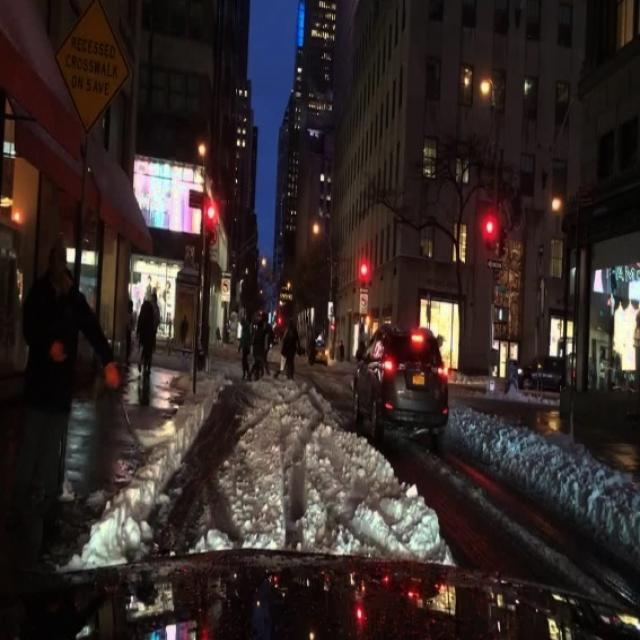
#> input picture dataset/valid/images/05476b39-9d783f66_augmented_1_jpg.rf.4179a5439da2bd8cc4db546361928bf0.jpg, 640 x 640 px; its folder holds only this picture in this run
$ python preprocessing.py
#> lines starting #> are read from the running program, lines starting #| are printed output that depends on the picture
#> further down, test_img is the input picture: shape (640, 640, 3); mean B, G, R 39.6, 41.6, 52.3
"""Adaptive illumination preprocessing module for Low-light Pedestrian Detection.

This module provides deterministic, high-throughput image enhancement techniques:
1. L-channel CLAHE (Contrast Limited Adaptive Histogram Equalization) in CIE L*a*b* space.
2. Non-linear Gamma Correction using an optimized 256-element Lookup Table (LUT).

These functions enhance low-light pedestrian silhouettes and edge features
without corrupting chromaticity channels or incurring heavy deep-learning latency.
"""

from pathlib import Path
from typing import Optional, Tuple
import cv2
import numpy as np


# Configuration Constants
DEFAULT_CLAHE_CLIP_LIMIT: float = 2.0
DEFAULT_CLAHE_TILE_GRID: Tuple[int, int] = (8, 8)
DEFAULT_GAMMA_VALUE: float = 0.6  # Values < 1.0 lift dark shadow regions


def apply_clahe_lab(
    image: np.ndarray,
    clip_limit: float = DEFAULT_CLAHE_CLIP_LIMIT,
    tile_grid_size: Tuple[int, int] = DEFAULT_CLAHE_TILE_GRID,
) -> np.ndarray:
    """Enhance luminance contrast using CLAHE applied solely to the L* channel.

    Converts an input BGR image into the CIE L*a*b* color space, isolates the
    lightness (L*) channel, applies Contrast Limited Adaptive Histogram Equalization,
    and recombines with original chrominance (a*, b*) channels. This prevents
    unwanted color cast shifts and noise over-amplification.

    Args:
        image: Input 3-channel image in BGR format (uint8, shape [H, W, 3]).
        clip_limit: Threshold for contrast limiting in CLAHE.
        tile_grid_size: Number of rectangular grid tiles for local histogram equalisation.

    Returns:
        Enhanced 3-channel image in BGR format (uint8, shape [H, W, 3]).

    Raises:
        ValueError: If input image is empty or not 3-channel uint8.
    """
#> called with clip_limit = 2, tile_grid_size = (8, 8)
    if image is None or image.size == 0:
        raise ValueError("Input image cannot be None or empty.")
    if len(image.shape) != 3 or image.shape[2] != 3:
        raise ValueError(f"Expected 3-channel image, got shape: {image.shape}")

    # Convert BGR to CIE L*a*b* color space
    lab_image: np.ndarray = cv2.cvtColor(image, cv2.COLOR_BGR2LAB)
#> lab_image: shape (640, 640, 3); mean of channels 0, 1, 2 44.6, 132.9, 131.2
    l_channel, a_channel, b_channel = cv2.split(lab_image)
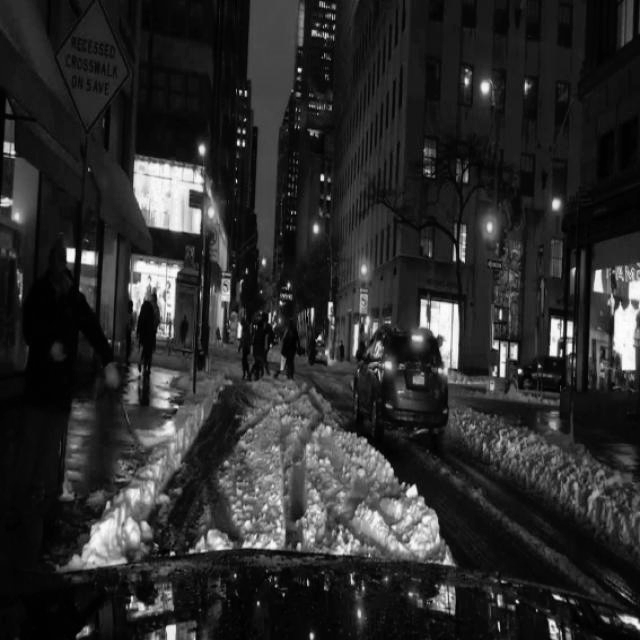
#> l_channel: shape (640, 640); min 0, max 254, mean 44.6
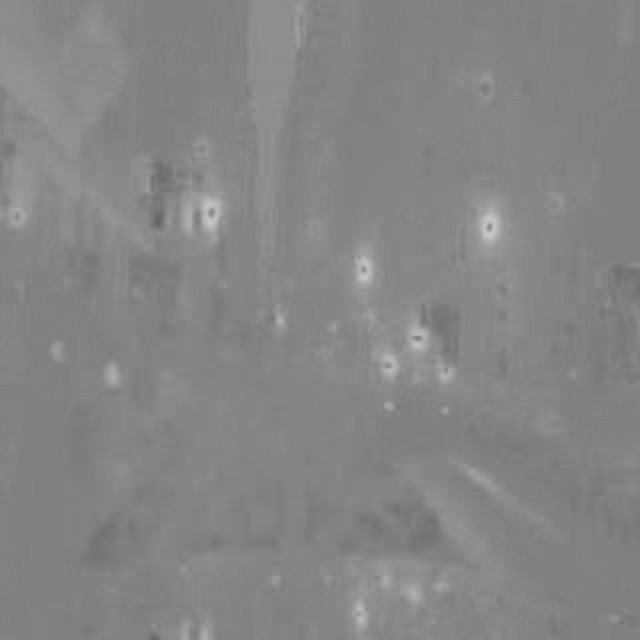
#> a_channel: shape (640, 640); min 99, max 201, mean 132.9
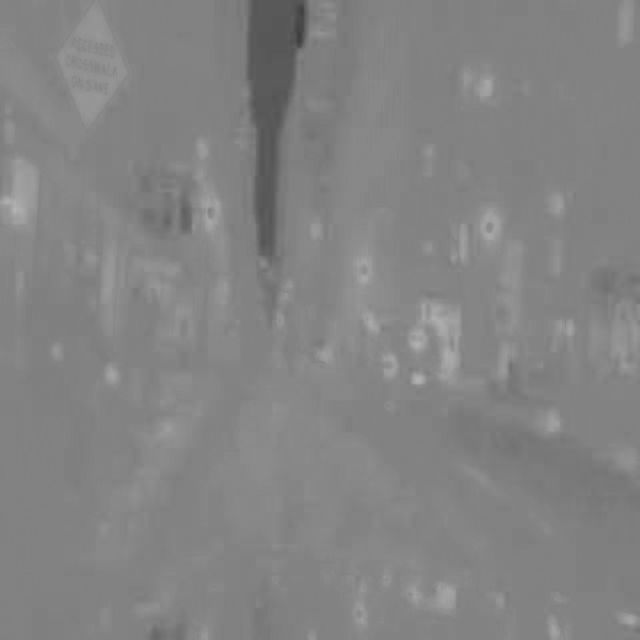
#> b_channel: shape (640, 640); min 61, max 180, mean 131.2

    # Apply CLAHE to the lightness channel only
    clahe: cv2.CLAHE = cv2.createCLAHE(
        clipLimit=clip_limit, tileGridSize=tile_grid_size
    )
    enhanced_l: np.ndarray = clahe.apply(l_channel)
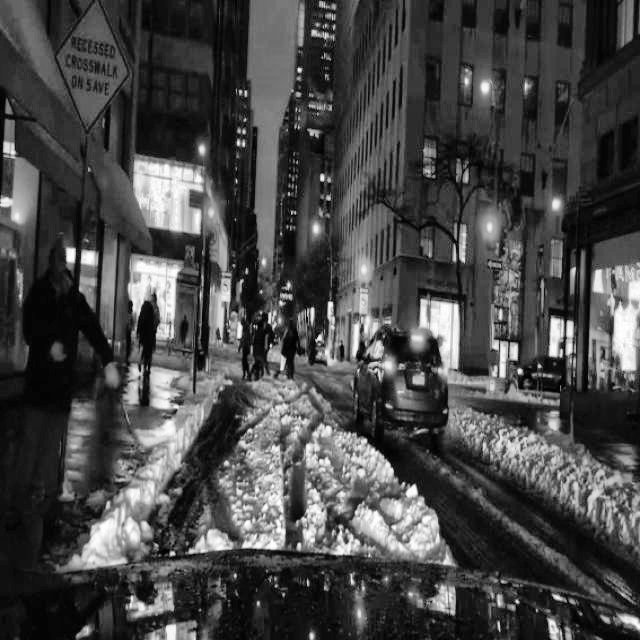
#> enhanced_l: shape (640, 640); min 0, max 255, mean 70.8

    # Merge channels and convert back to BGR
    merged_lab: np.ndarray = cv2.merge((enhanced_l, a_channel, b_channel))
#> merged_lab: shape (640, 640, 3); mean of channels 0, 1, 2 70.8, 132.9, 131.2
    return cv2.cvtColor(merged_lab, cv2.COLOR_LAB2BGR)
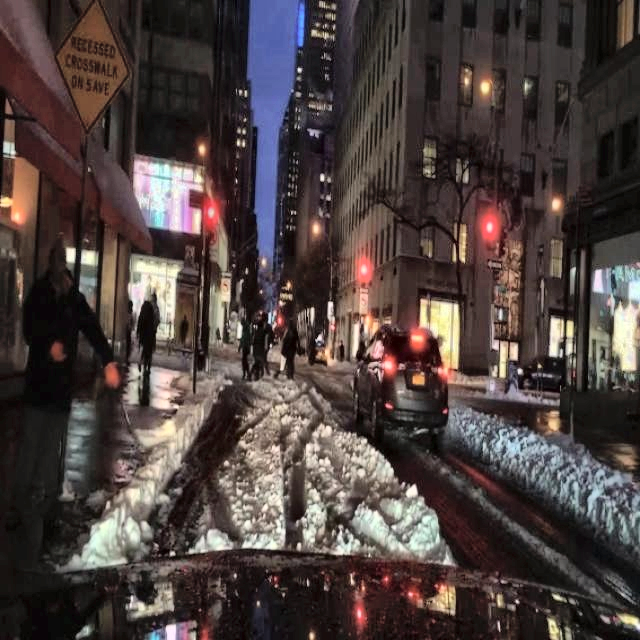
#> returned value: shape (640, 640, 3); mean B, G, R 63.4, 65.6, 76.9


def apply_gamma_correction(
    image: np.ndarray,
    gamma: float = DEFAULT_GAMMA_VALUE,
) -> np.ndarray:
    """Apply non-linear tonal adjustment using an optimized Lookup Table (LUT).

    Transforms pixel intensities via the power-law equation I_out = 255 * (I_in / 255)^(gamma).
    For gamma < 1.0, shadow details are expanded while bright highlights are preserved.

    Args:
        image: Input image in BGR or grayscale format (uint8).
        gamma: Exponent parameter. Values < 1.0 brighten dark regions.

    Returns:
        Gamma-corrected image with identical dtype and spatial dimensions.

    Raises:
        ValueError: If input image is empty or gamma <= 0.
    """
#> called with gamma = 0.6
    if image is None or image.size == 0:
        raise ValueError("Input image cannot be None or empty.")
    if gamma <= 0:
        raise ValueError(f"Gamma parameter must be strictly positive, got: {gamma}")

    # Construct 256-element LUT mapping input [0..255] to output [0..255]
    inv_gamma: float = 1.0 / gamma
    lut_values: np.ndarray = np.array(
        [((i / 255.0) ** inv_gamma) * 255 for i in range(256)],
        dtype=np.uint8,
    )

    # Execute hardware-accelerated lookup
    return cv2.LUT(image, lut_values)


def create_comparison_grid(
    image: np.ndarray,
    output_path: Optional[Path] = None,
) -> np.ndarray:
    """Generate a horizontal comparison canvas: Original, CLAHE, and Gamma.

    Args:
        image: Original input BGR image.
        output_path: Optional file path to save the generated comparison image.

    Returns:
        Horizontal concatenated BGR image with descriptive labels.
    """
    clahe_img: np.ndarray = apply_clahe_lab(image)
    gamma_img: np.ndarray = apply_gamma_correction(image)

    # Annotate labels onto images
    def annotate(img: np.ndarray, text: str) -> np.ndarray:
#> called with text = 'Original (Low-Light)'
        annotated: np.ndarray = img.copy()
        cv2.rectangle(annotated, (0, 0), (260, 36), (0, 0, 0), -1)
        cv2.putText(
            annotated,
            text,
            (10, 25),
            cv2.FONT_HERSHEY_SIMPLEX,
            0.7,
            (255, 255, 255),
            2,
            cv2.LINE_AA,
        )
        return annotated

    panel_orig: np.ndarray = annotate(image, "Original (Low-Light)")
    panel_clahe: np.ndarray = annotate(clahe_img, "CLAHE (L-Channel)")
    panel_gamma: np.ndarray = annotate(gamma_img, f"Gamma (gamma={DEFAULT_GAMMA_VALUE})")
#> call 3 of annotate, with text = 'Gamma (gamma=0.6)'
#> in annotate (call 3), `cv2.putText( annotated, text, (10, 25), cv2.FONT_HERSHEY_SIMPLEX, 0.7,..`:
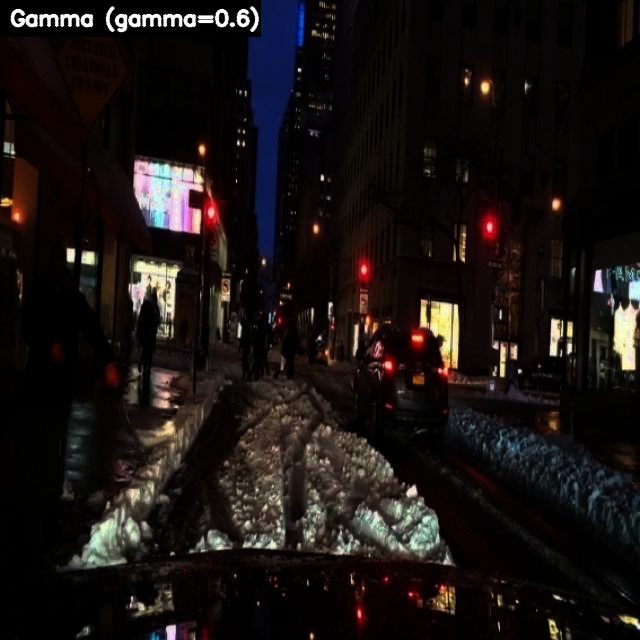
#> annotated: shape (640, 640, 3); mean B, G, R 19.4, 20.7, 26.4

    grid: np.ndarray = np.hstack([panel_orig, panel_clahe, panel_gamma])
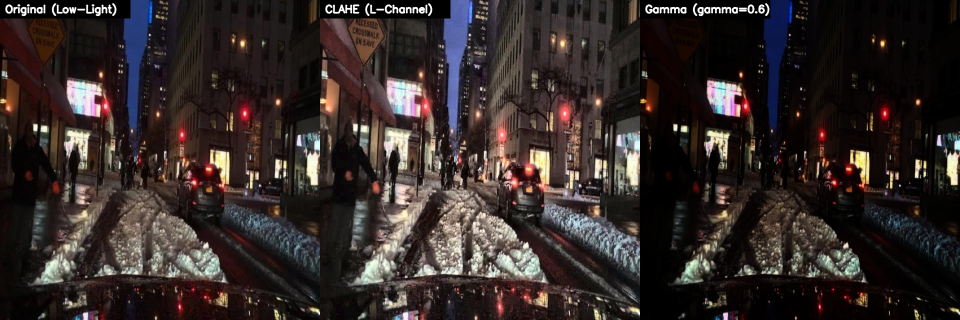
#> grid: shape (640, 1920, 3) (shown at 1/2 size); mean B, G, R 41, 42.9, 52

    if output_path is not None:
        output_path.parent.mkdir(parents=True, exist_ok=True)
        cv2.imwrite(str(output_path), grid)

    return grid


if __name__ == "__main__":
    # Test on a sample validation image if available
    sample_dir: Path = Path("dataset/valid/images")
    if sample_dir.exists():
        sample_files = list(sample_dir.glob("*.jpg"))
        if sample_files:
            test_img: np.ndarray = cv2.imread(str(sample_files[0]))
            out_file: Path = Path("results/preprocessing/sample_enhancement_comparison.png")
            create_comparison_grid(test_img, output_path=out_file)
            print(f"[INFO] Successfully created enhancement comparison at: {out_file}")

$ run again, on dataset/valid/images/10c7cb24-2c879d22_augmented_1_jpg.rf.6f1f24484ecfeb06704080785f6f7477.jpg
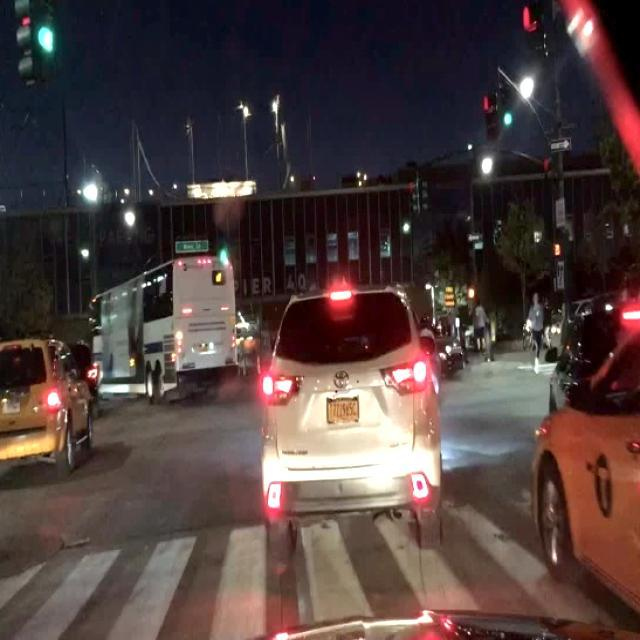
#> input picture dataset/valid/images/10c7cb24-2c879d22_augmented_1_jpg.rf.6f1f24484ecfeb06704080785f6f7477.jpg, 640 x 640 px
#> test_img is the input picture: shape (640, 640, 3); mean B, G, R 61.9, 63.7, 79.9
#> lab_image: shape (640, 640, 3); mean of channels 0, 1, 2 70.9, 135, 131.7
#> merged_lab: shape (640, 640, 3); mean of channels 0, 1, 2 89.8, 135, 131.7
#> in annotate (call 3), `cv2.putText( annotated, text, (10, 25), cv2.FONT_HERSHEY_SIMPLEX, 0.7,..`:
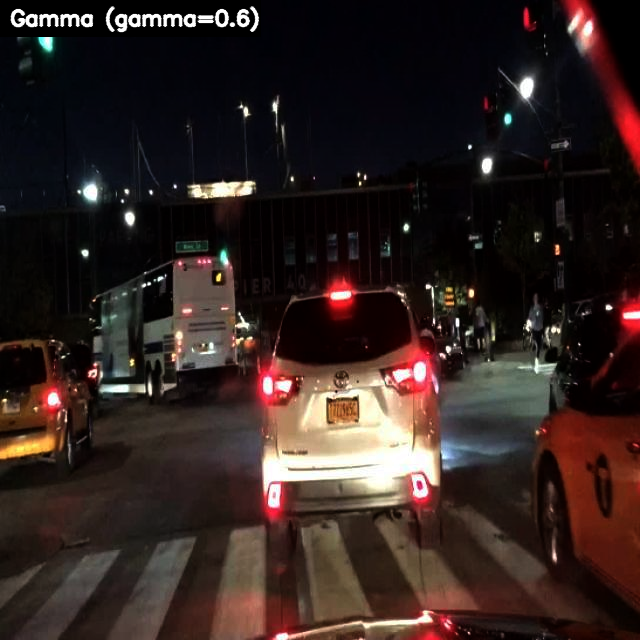
#> annotated: shape (640, 640, 3); mean B, G, R 32.7, 35.9, 49.8
#> in create_comparison_grid, `grid: np.ndarray = np.hstack([panel_orig, panel_clahe, panel_gamma])`:
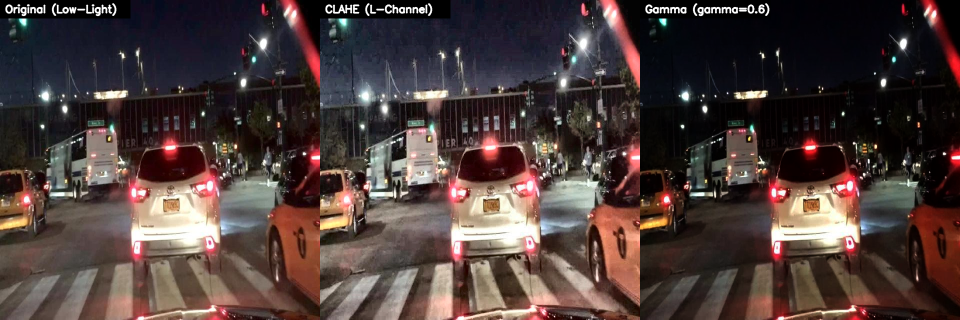
#> grid: shape (640, 1920, 3) (shown at 1/2 size); mean B, G, R 58, 60.6, 76.2

$ run again, on dataset/valid/images/118ac82b-bc003581_augmented_2_jpg.rf.1480c3613ac028d357253128e63715ee.jpg
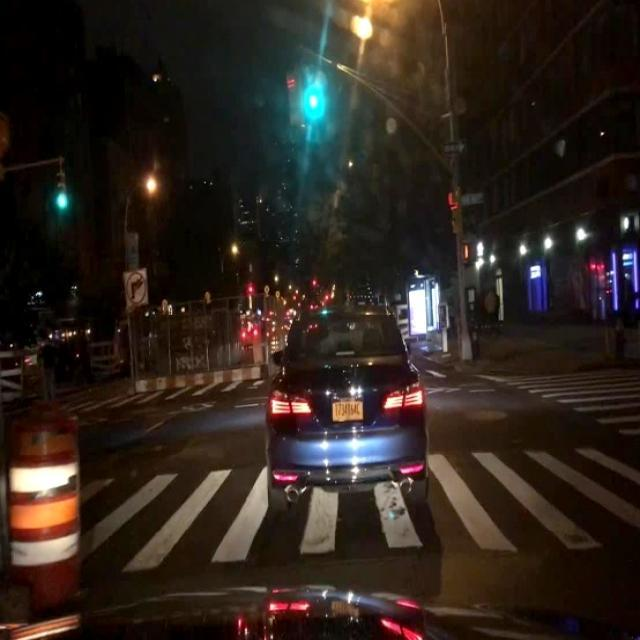
#> input picture dataset/valid/images/118ac82b-bc003581_augmented_2_jpg.rf.1480c3613ac028d357253128e63715ee.jpg, 640 x 640 px
#> test_img is the input picture: shape (640, 640, 3); mean B, G, R 29.8, 36.5, 46.3
#> lab_image: shape (640, 640, 3); mean of channels 0, 1, 2 39.1, 131.7, 133.6
#> merged_lab: shape (640, 640, 3); mean of channels 0, 1, 2 62, 131.7, 133.6
#> in annotate (call 3), `cv2.putText( annotated, text, (10, 25), cv2.FONT_HERSHEY_SIMPLEX, 0.7,..`:
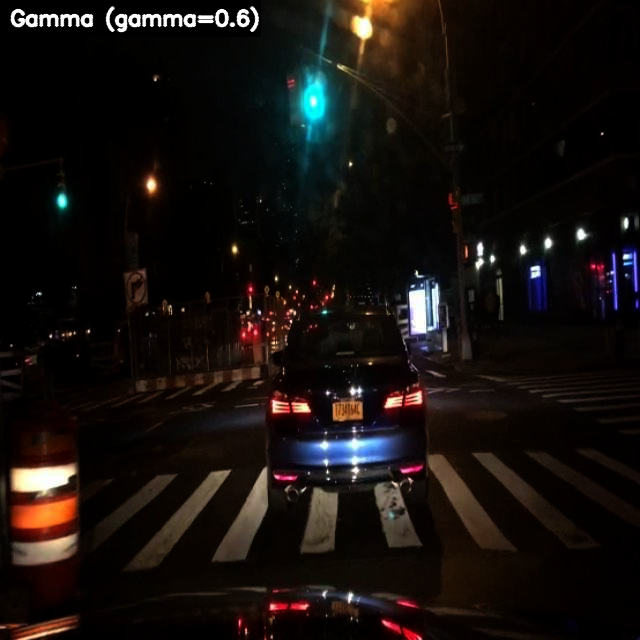
#> annotated: shape (640, 640, 3); mean B, G, R 14.3, 16.8, 22.2
#> in create_comparison_grid, `grid: np.ndarray = np.hstack([panel_orig, panel_clahe, panel_gamma])`:
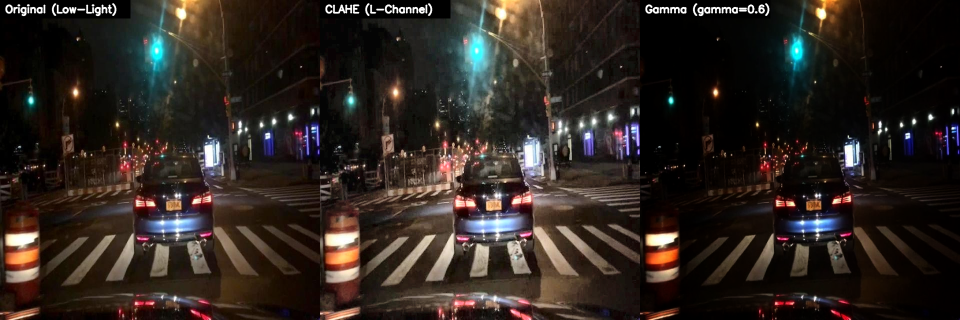
#> grid: shape (640, 1920, 3) (shown at 1/2 size); mean B, G, R 32.3, 37.4, 45.9

$ run again, on dataset/valid/images/12ec87b5-fd2a18b9_augmented_2_jpg.rf.12b52bc4ab8bf1391e708b417add8fbb.jpg
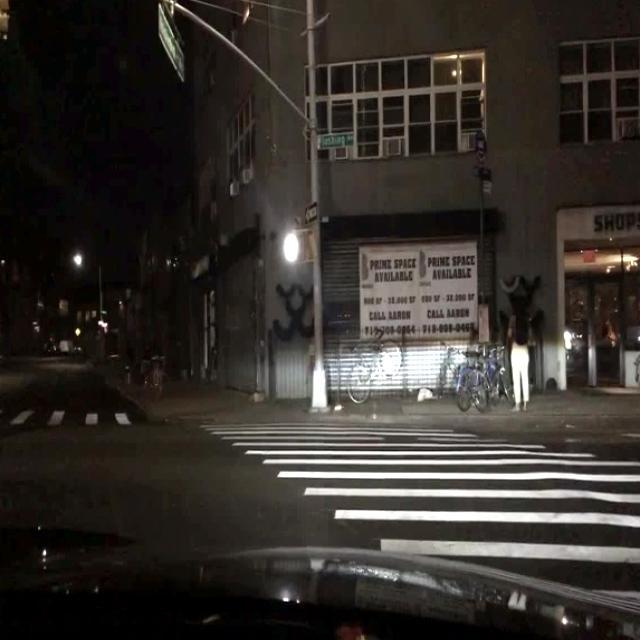
#> input picture dataset/valid/images/12ec87b5-fd2a18b9_augmented_2_jpg.rf.12b52bc4ab8bf1391e708b417add8fbb.jpg, 640 x 640 px
#> test_img is the input picture: shape (640, 640, 3); mean B, G, R 44, 48.6, 53.2
#> lab_image: shape (640, 640, 3); mean of channels 0, 1, 2 50.4, 129.2, 131.4
#> merged_lab: shape (640, 640, 3); mean of channels 0, 1, 2 71.1, 129.2, 131.4
#> in create_comparison_grid, `grid: np.ndarray = np.hstack([panel_orig, panel_clahe, panel_gamma])`:
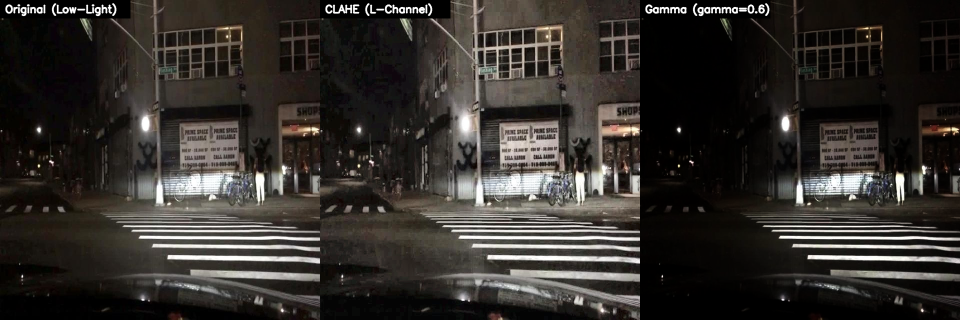
#> grid: shape (640, 1920, 3) (shown at 1/2 size); mean B, G, R 43.9, 47.7, 51.5
